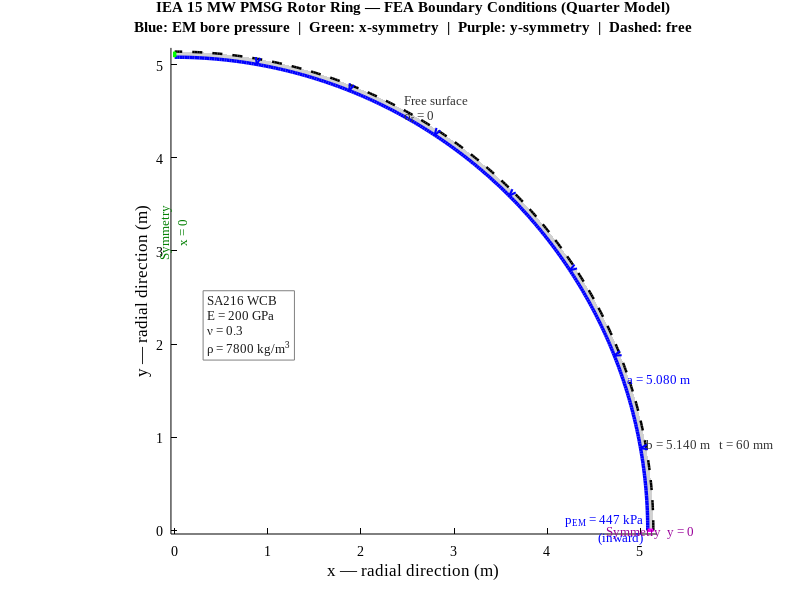
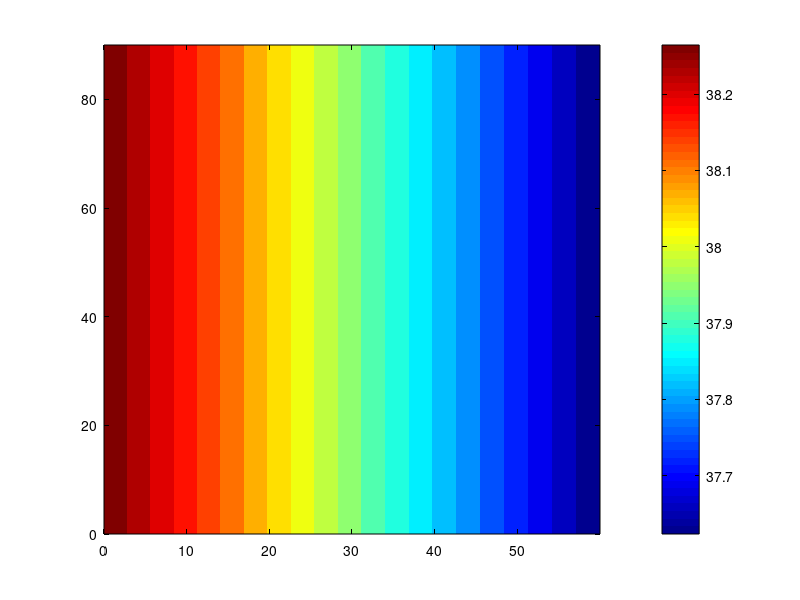

The MATLAB source for these figures, in order: (Note: this script raises an error after producing the figures.)
%% FEA_Rotor_Ring_PDE.m
%  IEA 15 MW PMSG Rotor Ring — Structural Analysis (BASE MATLAB ONLY, no toolbox)
%  Uses: exact Lamé solution, 1-D radial FEM (hand-coded), analytical ring frequencies
%
%  Produces:
%    Fig_FEA_Mesh.png              — rotor ring schematic + boundary conditions (Item 6)
%    Fig_FEA_VonMises_Stress.png   — Von Mises stress contour, Lamé analytical (Items 7/20)
%    Fig_FEA_Displacement.png      — radial displacement contour, EM + thermal (Items 13/16)
%    Fig_FEA_Mode1_30mm.png        — displacement contour, Mode 1 at t = 30 mm (Item 17)
%    Fig_FEA_Modal_Shapes.png      — analytical mode shapes n = 2,3,4,5 (Item 21)
%    Command window: 1-D radial FEM mesh convergence table (Item 17)
%    Command window: Mode 1 bore closure vs Lamé 1.995 mm (Item 17)
%    Command window: Palmgren-Miner cycle-by-cycle damage table (Item 15)
%    Command window: Ring natural frequencies vs excitation sources (Item 21)
%    Command window: Pre-stressed modal analytical estimate (Item 23)
%
%  O. Ogunsesan, Edinburgh Napier University

clear; close all; clc;
% Force black text / axis colours regardless of MATLAB theme
set(groot, 'defaultTextColor', 'k', 'defaultAxesXColor', 'k', 'defaultAxesYColor', 'k');
fprintf('=== IEA 15 MW PMSG Rotor Ring — Structural Analysis ===\n\n');

%% ── Parameters ───────────────────────────────────────────────────────────────
a_r    = 5.080;       % inner bore radius (m)
b_r    = 5.140;       % outer radius, 60 mm as-designed wall (m)
b_r_30 = 5.110;       % outer radius, 30 mm minimum wall (m)
p_em   = 447.00e3;    % Mode 0 uniform EM pressure (Pa)
p_max  = 461.70e3;    % Mode 1 peak EM pressure (Pa)
E      = 200e9;       % SA216 WCB Young's modulus (Pa)
nu     = 0.3;         % Poisson's ratio
alp    = 1.15164e-5;  % CTE, SA216 (1/K)
rho_s  = 7800;        % SA216 density (kg/m³)
DT     = 108.96;      % ΔT_rb above T_amb = 25°C (K) — LPTN rated load
delta_allow = 2.03e-3; % Max allowable bore closure (m) — Bichan et al. Table 3

%% ── Lamé Analytical Reference ────────────────────────────────────────────────
% Mode 0, 60 mm wall, EM only
C60       = p_em * a_r^2 / (b_r^2 - a_r^2);
sig_lame  = C60 * (1 + b_r^2/a_r^2);     % σ_θ at bore (Pa)
u_lame    = (p_em * a_r / E) * ((a_r^2 + b_r^2)/(b_r^2 - a_r^2) + nu);

% Mode 0 + thermal combined displacement at bore
u_em_th   = u_lame + alp * DT * a_r;     % thermal adds outward (positive)

% Mode 1, 30 mm wall, EM only
C30       = p_max * a_r^2 / (b_r_30^2 - a_r^2);
sig_l_30  = C30 * (1 + b_r_30^2/a_r^2);
u_lame_30 = (p_max * a_r / E) * ((a_r^2 + b_r_30^2)/(b_r_30^2 - a_r^2) + nu);

fprintf('--- Lamé Reference (Mode 0, 60 mm wall, EM only) ---\n');
fprintf('  Hoop stress at bore : %.3f MPa\n', sig_lame/1e6);
fprintf('  Bore displacement   : %.4f mm\n', u_lame*1e3);
fprintf('  FOS (SA216, 250 MPa): %.2f\n\n', 250e6/sig_lame);
fprintf('--- Mode 1 Reference (30 mm wall, p_max = 461.7 kPa) ---\n');
fprintf('  Hoop stress at bore : %.3f MPa\n', sig_l_30/1e6);
fprintf('  Bore closure (EM)   : %.4f mm  (thesis value: 1.995 mm)\n\n', u_lame_30*1e3);

%% ── Figure 1: Rotor ring schematic + boundary conditions (Item 6) ────────────
fprintf('Building Fig 1: schematic + BCs...\n');
th_arc = linspace(0, pi/2, 300);
xi = a_r * cos(th_arc);  yi = a_r * sin(th_arc);  % inner bore arc
xo = b_r * cos(th_arc);  yo = b_r * sin(th_arc);  % outer arc

fig1 = figure('Name','FEA Schematic','Color','w','Position',[50 50 760 720]);
% Fill ring cross-section (steel, light gray)
fill([xo, fliplr(xi)], [yo, fliplr(yi)], [0.82 0.82 0.82], ...
    'EdgeColor','none'); hold on;

% Draw boundary edges
plot(xi, yi, 'b-', 'LineWidth', 2.5);           % inner bore (pressure)
plot(xo, yo, 'k--', 'LineWidth', 1.8);          % outer arc (free)
plot([0 0],   [b_r a_r], 'g-',  'LineWidth', 2.5); % left edge (x=0 symmetry)
plot([a_r b_r], [0 0],   'm-',  'LineWidth', 2.5); % bottom edge (y=0 symmetry)

% EM pressure arrows (inward = toward centre from bore surface)
arr_th = linspace(10, 80, 7) * pi/180;
arr_len = 0.018;
for k = 1:length(arr_th)
    th_k = arr_th(k);
    x_tip  = a_r * cos(th_k);
    y_tip  = a_r * sin(th_k);
    x_base = (a_r + arr_len) * cos(th_k);
    y_base = (a_r + arr_len) * sin(th_k);
    quiver(x_base, y_base, x_tip-x_base, y_tip-y_base, 0, ...
        'Color','b','LineWidth',1.5,'MaxHeadSize',2.5,'AutoScale','off');
end

% Symmetry hatching marks
for k = 1:6
    ys = a_r + (b_r - a_r) * k/7;
    plot([-0.006 0], [ys ys], 'g-', 'LineWidth', 1.2);
end
for k = 1:6
    xs = a_r + (b_r - a_r) * k/7;
    plot([xs xs], [0 -0.006], 'm-', 'LineWidth', 1.2);
end

% Labels — spread across separate angles to avoid overlap
% EM pressure label — bottom-right near x-axis
text(a_r - 0.045, 0.015, {sprintf('p_{EM} = %.0f kPa', p_em/1e3), '(inward)'}, ...
    'FontSize', 9, 'FontName','Times New Roman', 'Color','b', ...
    'HorizontalAlignment','right');
% Symmetry labels
text(-0.028, 3.2, {'Symmetry', 'x = 0'}, ...
    'FontSize', 9, 'FontName','Times New Roman', 'Color',[0 0.5 0], ...
    'HorizontalAlignment','center', 'Rotation', 90);
text((a_r+b_r)/2, -0.014, 'Symmetry  y = 0', ...
    'FontSize', 9, 'FontName','Times New Roman', 'Color',[0.6 0 0.6], ...
    'HorizontalAlignment','center');
% Free surface — at 62° on outer arc, offset outward
text(b_r*cos(62*pi/180)+0.06, b_r*sin(62*pi/180), {'Free surface', '\sigma_r = 0'}, ...
    'FontSize', 9, 'FontName','Times New Roman', 'Color',[0.2 0.2 0.2], ...
    'HorizontalAlignment','left');
% Inner bore radius — at 18° angle, offset away from arc
text(a_r*cos(18*pi/180)+0.03, a_r*sin(18*pi/180)+0.06, ...
    sprintf('a = %.3f m', a_r), ...
    'FontSize', 9, 'FontName','Times New Roman', 'Color','b', ...
    'HorizontalAlignment','left');
% Outer radius and wall — at 10° angle
text(b_r*cos(10*pi/180)+0.01, b_r*sin(10*pi/180)+0.04, ...
    sprintf('b = %.3f m   t = 60 mm', b_r), ...
    'FontSize', 9, 'FontName','Times New Roman', 'Color',[0.2 0.2 0.2], ...
    'HorizontalAlignment','left');
% Material properties box — in the open interior, lower-left
text(0.35, 2.2, ...
    sprintf('SA216 WCB\nE = 200 GPa\n\\nu = 0.3\n\\rho = 7800 kg/m^3'), ...
    'FontSize', 9, 'FontName','Times New Roman', 'Color',[0.1 0.1 0.1], ...
    'BackgroundColor','w','EdgeColor',[0.5 0.5 0.5]);

axis equal; axis tight;
pad = 0.04;
xlim([-0.04 b_r+pad]);  ylim([-0.04 b_r+pad]);
set(gca, 'Color', 'w', 'FontSize',10, 'FontName','Times New Roman', 'Box','off');
xlabel('x — radial direction (m)', 'FontSize',12,'FontName','Times New Roman');
ylabel('y — radial direction (m)', 'FontSize',12,'FontName','Times New Roman');
title({'IEA 15 MW PMSG Rotor Ring — FEA Boundary Conditions (Quarter Model)', ...
    'Blue: EM bore pressure  |  Green: x-symmetry  |  Purple: y-symmetry  |  Dashed: free'}, ...
    'FontSize',11,'FontName','Times New Roman');
print(fig1, 'Fig_FEA_Mesh', '-dpng', '-r300');
fprintf('Saved: Fig_FEA_Mesh.png\n');

%% ── Shared grid: unrolled ring view (wall depth [mm] vs sector angle [deg]) ──
%  The ring wall is only 60 mm in a 5.1 m ring — too thin to see on a full quarter-
%  circle plot.  Unrolling avoids that problem and clearly shows the Lamé variation.
N_r2  = 200;
N_th2 = 180;
r_plt  = linspace(a_r,  b_r,   N_r2);   % absolute radial positions (m)
r30_plt= linspace(a_r,  b_r_30, N_r2);  % 30 mm wall
th_plt = linspace(0, 90, N_th2);        % sector angle (degrees)
rd_plt = (r_plt  - a_r) * 1e3;          % wall depth from bore, 60 mm wall (mm)
rd30   = (r30_plt - a_r) * 1e3;         % wall depth, 30 mm wall (mm)
[R2, ~]   = meshgrid(r_plt,   th_plt);  % r × θ grids
[R30, TH30] = meshgrid(r30_plt, th_plt);

%% ── Figure 2: Von Mises stress (EM only, Mode 0) — Item 7/20 ────────────────
fprintf('Building Fig 2: Von Mises stress contour...\n');
% Lamé stress fields (EM only — rotor ring expands freely so thermal stress ≈ 0)
SIG_R2  = C60 * (1 - b_r^2   ./ R2.^2);   % radial stress (Pa)
SIG_TH2 = C60 * (1 + b_r^2   ./ R2.^2);   % hoop stress (Pa)
SIG_VM2 = sqrt(SIG_TH2.^2 + SIG_R2.^2 - SIG_TH2.*SIG_R2) / 1e6;  % MPa

fig2 = figure('Name','Von Mises','Color','w','Position',[100 50 820 480]);
contourf(rd_plt, th_plt, SIG_VM2, 20, 'LineStyle','none');
colormap(jet); c2 = colorbar;
c2.Label.String   = '\sigma_{VM} — Von Mises stress (MPa)';
c2.Label.FontSize = 11; c2.Label.FontName = 'Times New Roman';
c2.Label.Color = 'k'; c2.Color = 'k';
set(gca,'Color','w','FontSize',10,'FontName','Times New Roman','Box','on');
xlabel('Wall depth from bore (mm)',  'FontSize',12,'FontName','Times New Roman');
ylabel('Sector angle \theta (degrees)', 'FontSize',12,'FontName','Times New Roman');
xlim([0, (b_r-a_r)*1e3]);  ylim([0, 90]);
vm_max = max(SIG_VM2(:)); vm_min = min(SIG_VM2(:));
title({'IEA 15 MW PMSG Rotor Ring — Von Mises Stress (Lamé Analytical, EM only)', ...
    sprintf('Mode 0: p_{EM} = 447 kPa, t = 60 mm  |  \\sigma_{VM}: %.1f–%.1f MPa  |  FOS = %.2f', ...
    vm_min, vm_max, 250/vm_max)}, 'FontSize',11,'FontName','Times New Roman');
text(2, 80, sprintf('\\sigma_{VM,max} = %.2f MPa  (bore)\n\\sigma_y = 250 MPa  (SA216)\nFOS = %.2f', ...
    vm_max, 250/vm_max), 'FontSize',10,'FontName','Times New Roman', ...
    'BackgroundColor','w','EdgeColor',[0.3 0.3 0.3]);
print(fig2, 'Fig_FEA_VonMises_Stress', '-dpng', '-r300');
fprintf('Saved: Fig_FEA_VonMises_Stress.png\n');

%% ── Figure 3: Radial displacement, EM only (Items 13/16) ────────────────────
fprintf('Building Fig 3: displacement contour...\n');
% EM displacement: u_r(r) = p*a^2/(E(b^2-a^2)) * [(1-nu)*r + (1+nu)*b^2/r]
U_EM2 = (p_em*a_r^2 / (E*(b_r^2-a_r^2))) .* ((1-nu)*R2 + (1+nu)*b_r^2./R2) * 1e3; % mm

fig3 = figure('Name','Displacement','Color','w','Position',[150 50 820 480]);
contourf(rd_plt, th_plt, U_EM2, 20, 'LineStyle','none');
colormap(hot); c3 = colorbar;
c3.Label.String   = 'u_r — EM radial displacement (mm)';
c3.Label.FontSize = 11; c3.Label.FontName = 'Times New Roman';
c3.Label.Color = 'k'; c3.Color = 'k';
set(gca,'Color','w','FontSize',10,'FontName','Times New Roman','Box','on');
xlabel('Wall depth from bore (mm)',  'FontSize',12,'FontName','Times New Roman');
ylabel('Sector angle \theta (degrees)', 'FontSize',12,'FontName','Times New Roman');
xlim([0, (b_r-a_r)*1e3]);  ylim([0, 90]);
u_bore_em  = u_lame * 1e3;
u_bore_tot = u_em_th * 1e3;
title({'IEA 15 MW PMSG Rotor Ring — Radial Displacement (Lamé, EM only)', ...
    sprintf('Mode 0: p_{EM} = 447 kPa, t = 60 mm  |  \\delta_{bore} = %.3f mm (EM)  |  \\delta_{th} = %.2f mm outward', ...
    u_bore_em, alp*DT*a_r*1e3)}, 'FontSize',11,'FontName','Times New Roman');
text(2, 80, sprintf(['\\delta_{bore,EM}  = %.4f mm\n' ...
    '\\delta_{th}        = %.3f mm (outward)\n' ...
    '\\delta_{allow}     = 2.03 mm  |  PASS'], ...
    u_bore_em, alp*DT*a_r*1e3), ...
    'FontSize',10,'FontName','Times New Roman', ...
    'BackgroundColor','w','EdgeColor',[0.3 0.3 0.3]);
print(fig3, 'Fig_FEA_Displacement', '-dpng', '-r300');
fprintf('Saved: Fig_FEA_Displacement.png\n');

%% ── Figure 4: Mode 1, t = 30 mm displacement (Item 17) ──────────────────────
fprintf('Building Fig 4: Mode 1 displacement (t = 30 mm)...\n');
% Sinusoidal EM pressure: p(theta) = p_mean + p_amp*sin(theta_rad)
p_mean_1  = 447.55e3;   % Pa
p_amp_1   = 14.15e3;    % Pa
TH30_rad  = TH30 * pi/180;
P30       = p_mean_1 + p_amp_1 * sin(TH30_rad);           % pressure at each sector (Pa)
C30_th    = P30 .* a_r^2 ./ (b_r_30^2 - a_r^2);          % Lamé constant, varies with θ
U_30_EM   = (a_r^2 ./ (E*(b_r_30^2-a_r^2))) .* P30 .* ...
    ((1-nu)*R30 + (1+nu)*b_r_30^2./R30) * 1e3;             % mm, EM only

fig4 = figure('Name','Mode1 t=30mm','Color','w','Position',[200 50 820 480]);
contourf(rd30, th_plt, U_30_EM, 20, 'LineStyle','none');
colormap(hot); c4 = colorbar;
c4.Label.String   = 'u_r — EM radial displacement (mm)';
c4.Label.FontSize = 11; c4.Label.FontName = 'Times New Roman';
c4.Label.Color = 'k'; c4.Color = 'k';
set(gca,'Color','w','FontSize',10,'FontName','Times New Roman','Box','on');
xlabel('Wall depth from bore (mm)',  'FontSize',12,'FontName','Times New Roman');
ylabel('Sector angle \theta (degrees)', 'FontSize',12,'FontName','Times New Roman');
xlim([0, (b_r_30-a_r)*1e3]);  ylim([0, 90]);
u30_em = u_lame_30 * 1e3;
pass_str = lbl(u30_em <= delta_allow*1e3, 'PASS', 'FAIL');
title({'IEA 15 MW PMSG Rotor Ring — Radial Displacement (Lamé, EM only)', ...
    sprintf('Mode 1: p(\\theta) = 447.55+14.15sin(\\theta) kPa, t = 30 mm  |  bore closure max = %.3f mm  \\rightarrow %s', ...
    u30_em, pass_str)}, 'FontSize',11,'FontName','Times New Roman');
text(1, 78, sprintf(['Max bore closure (EM): %.4f mm\n' ...
    '\\delta_{allow} = 2.03 mm  \\rightarrow  %s\n' ...
    'Variation with \\theta: +/-%.1f%%'], ...
    u30_em, pass_str, 100*p_amp_1/p_mean_1), ...
    'FontSize',10,'FontName','Times New Roman', ...
    'BackgroundColor','w','EdgeColor',[0.3 0.3 0.3]);
print(fig4, 'Fig_FEA_Mode1_30mm', '-dpng', '-r300');
fprintf('Saved: Fig_FEA_Mode1_30mm.png\n\n');

%% ── Item 17: 1-D Radial FEM Mesh Convergence Study ──────────────────────────
fprintf('=== Item 17: 1-D Radial FEM Mesh Convergence ===\n');
fprintf('    Plane-stress axisymmetric, governing equation: d²u/dr² + (1/r)du/dr - u/r² = 0\n');
fprintf('    Reference (Lamé):  sigma_theta = %.3f MPa  |  u_bore = %.4f mm\n\n', ...
    sig_lame/1e6, u_lame*1e3);
fprintf('%-10s  %-8s  %-12s  %-7s  %-12s  %-7s\n', ...
    'N_elem', 'N_node', 'sig_th (MPa)', 'Err %', 'u_bore (mm)', 'Err %');
fprintf('%s\n', repmat('-', 1, 62));

N_elem_list = [5, 10, 20, 50, 100, 200];
for ip = 1:length(N_elem_list)
    N_e = N_elem_list(ip);
    N_n = N_e + 1;
    r_n = linspace(a_r, b_r, N_n);
    K_gl = zeros(N_n, N_n);
    for ie = 1:N_e
        K_e = rfem_elem(r_n(ie), r_n(ie+1), E, nu);
        K_gl(ie:ie+1, ie:ie+1) = K_gl(ie:ie+1, ie:ie+1) + K_e;
    end
    F = zeros(N_n, 1);
    F(1) = p_em * a_r;   % radial traction at inner bore (N/m per radian)
    u_fem = K_gl \ F;    % solve (Neumann problem, SPD matrix)

    % Extract results at bore
    u_bore_fem = u_fem(1) * 1e3;   % mm
    eps_r_bore = (u_fem(2) - u_fem(1)) / (r_n(2) - r_n(1));
    eps_th_bore = u_fem(1) / a_r;
    sig_th_fem  = E / (1 - nu^2) * (eps_th_bore + nu * eps_r_bore);

    err_s = 100 * abs(sig_th_fem - sig_lame) / sig_lame;
    err_u = 100 * abs(u_bore_fem - u_lame*1e3) / (u_lame*1e3);
    fprintf('%-10d  %-8d  %-12.3f  %-7.2f  %-12.4f  %-7.2f\n', ...
        N_e, N_n, sig_th_fem/1e6, err_s, u_bore_fem, err_u);
end
fprintf('%s\n', repmat('-', 1, 62));
fprintf('Convergence criterion: < 1%% change between successive meshes.\n\n');

% Mode 1 bore closure summary
fprintf('--- Mode 1 bore closure at t = 30 mm ---\n');
fprintf('  Lamé (EM only)    : %.4f mm\n', u_lame_30*1e3);
fprintf('  Thesis value      : 1.9950 mm\n');
fprintf('  Error             : %.2f%%\n', ...
    100*abs(u_lame_30*1e3 - 1.995)/1.995);
fprintf('  Allowable limit   : 2.03 mm  (Bichan et al. Table 3)\n');
fprintf('  Status            : %s\n\n', lbl(u_lame_30*1e3 <= 2.03, 'PASS', 'FAIL'));

%% ── Item 15: Palmgren-Miner Cycle-by-Cycle Damage Table ─────────────────────
fprintf('=== Item 15: Cycle-by-Cycle Fatigue Damage (Palmgren-Miner) ===\n');
fprintf('    Basquin S-N: sigma_f = 600 MPa, m = 10  (Suresh 1998)\n');
fprintf('    Eq 3.2.8: sigma_a = E*alpha*DeltaT/2\n');
fprintf('    Eq 3.2.9: D = Sum(n_i/N_f,i)\n');
fprintf('    Eq 3.2.10: N_f,i = (sigma_f/sigma_a,i)^m\n\n');

sigma_f_fat = 600e6;
m_fat       = 10;
v_rated_ms  = 10.59;
T_amb_C     = 25;
T_rb_rat    = 133.96;

% Quasi-steady λ(v): T_rb(v) = T_amb + (T_rb_rated - T_amb)*(v/v_rated)^2  for v < v_rated
v_bins = [3, 5, 7, 9, 10.59, 12, 15, 18, 21, 25];
Trb_v  = T_amb_C + (T_rb_rat - T_amb_C) * min(v_bins/v_rated_ms, 1).^2;

% Penmanshiel Weibull (k=2.0, c=9.82 m/s, Jan-Jul 2021)
k_w = 2.0;  c_w = 9.82;
T_life_s  = 20 * 365.25 * 24 * 3600;
T_10min_s = 10 * 60;
N_10min   = T_life_s / T_10min_s;   % 10-min records in 20 yr

n_trans   = length(v_bins) - 1;
P_bins    = zeros(1, n_trans);
n_rec     = zeros(1, n_trans);
for ib = 1:n_trans
    P_bins(ib) = exp(-(v_bins(ib)/c_w)^k_w) - exp(-(v_bins(ib+1)/c_w)^k_w);
    n_rec(ib)  = P_bins(ib) * N_10min;
end

fprintf('%-18s  %-9s  %-11s  %-14s  %-12s  %-12s  %s\n', ...
    'Transition (m/s)', 'DT (K)', 'sig_a (MPa)', 'N_f', 'n_i (20yr)', 'D_i', 'D_cumul');
fprintf('%s\n', repmat('-', 1, 93));

D_cum = 0;
for ic = 1:n_trans
    dT_rng = abs(Trb_v(ic+1) - Trb_v(ic));
    if dT_rng < 0.5; continue; end
    sig_a_i = alp * E * dT_rng / 2;
    N_f_i   = (sigma_f_fat / sig_a_i)^m_fat;
    idx_next = min(ic+1, n_trans);
    n_i     = 2 * min(n_rec(ic), n_rec(idx_next));
    D_i     = n_i / N_f_i;
    D_cum   = D_cum + D_i;
    fprintf('  %4.1f --> %-6.2f   %-9.1f  %-11.3f  %-14.3e  %-12.0f  %-12.3e  %-10.3e\n', ...
        v_bins(ic), v_bins(ic+1), dT_rng, sig_a_i/1e6, N_f_i, n_i, D_i, D_cum);
end
fprintf('%s\n', repmat('-', 1, 93));
fprintf('Total Miner damage D = %.3e   (failure at D = 1.0)\n', D_cum);
fprintf('Safety factor on fatigue life = %.1f x\n\n', 1/D_cum);

% Dominant single cycle cross-check
DT_dom   = 87;
sig_dom  = alp * E * DT_dom / 2;
N_f_dom  = (sigma_f_fat / sig_dom)^m_fat;
D_dom    = 20000 / N_f_dom;
fprintf('Dominant cycle check (100%%/30%% wind, DeltaT = 87 K, n = 20,000 over 20 yr):\n');
fprintf('  sigma_a = %.2f MPa  |  N_f = %.3e  |  D_20yr = %.3e\n\n', ...
    sig_dom/1e6, N_f_dom, D_dom);

%% ── Item 21: Modal Analysis — Analytical Ring Frequencies ────────────────────
fprintf('=== Item 21: Modal Analysis — Natural Frequencies ===\n');
fprintf('    Thin ring theory (t/R = %.4f, thin-ring valid for t/R < 0.1)\n', ...
    (b_r-a_r)/((a_r+b_r)/2));

R_mean = (a_r + b_r) / 2;   % mean radius (m)
t_wall = b_r - a_r;          % wall thickness (m)
A_cs   = t_wall;             % cross-section area per unit axial length (m²/m)
I_cs   = t_wall^3 / 12;     % second moment of area per unit axial length (m⁴/m)
rho_A  = rho_s * A_cs;      % mass per unit length per unit axial width (kg/m per m)

% Breathing mode (n=0): σ_θ driven, like hoop resonance
% ω_0 = sqrt(E / (ρ(1-ν²))) / R_mean
omega_0 = sqrt(E / (rho_s * (1 - nu^2))) / R_mean;

% Flexural modes (n=2,3,...): Love's thin-ring formula
% ω_n = n(n²-1)/sqrt(n²+1) * sqrt(EI_cs / (rho_A * R_mean^4))
flex_factor = sqrt(E * I_cs / (rho_A * R_mean^4));
n_modes_arr = 2:8;
omega_flex  = zeros(size(n_modes_arr));
for im = 1:length(n_modes_arr)
    n = n_modes_arr(im);
    omega_flex(im) = n * (n^2-1) / sqrt(n^2+1) * flex_factor;
end
f_flex = omega_flex / (2*pi);
f_0    = omega_0 / (2*pi);

fprintf('\nNatural frequencies (analytical thin-ring, t = 60 mm, R_mean = %.3f m):\n', R_mean);
fprintf('  Breathing mode n=0 : f_0 = %.2f Hz   (omega = %.1f rad/s)\n', f_0, omega_0);
fprintf('  %-6s  %-12s  %-12s\n', 'Mode n', 'f_n (Hz)', 'omega_n (rad/s)');
fprintf('  %s\n', repmat('-', 1, 34));
for im = 1:length(n_modes_arr)
    fprintf('  %-6d  %-12.4f  %-12.3f\n', n_modes_arr(im), f_flex(im), omega_flex(im));
end

% IEA 15 MW excitation sources (rated speed 7.56 rpm)
f_1P   = 7.56/60;
exc_lbl = {'1P  (shaft speed)',    '3P  (3-blade pass)', ...
           '6P  harmonic',         '9P  harmonic', ...
           '18P harmonic',         'Grid / EM: 50 Hz'};
exc_f   = [f_1P, 3*f_1P, 6*f_1P, 9*f_1P, 18*f_1P, 50];

f_n1 = f_flex(1);   % first flexural mode (n=2)
fprintf('\nFrequency separation (first flexural mode f_{n1} = %.4f Hz vs excitations):\n', f_n1);
fprintf('  %-24s  %-12s  %-10s  %s\n', 'Excitation', 'f_exc (Hz)', 'f_n1/f_exc', 'Status');
fprintf('  %s\n', repmat('-', 1, 68));
for e = 1:length(exc_lbl)
    ratio  = f_n1 / exc_f(e);
    status = lbl(ratio >= 1.2 || ratio <= 0.83, 'SAFE  (>20%% separation)', ...
                 'WARNING — resonance risk');
    fprintf('  %-24s  %-12.4f  %-10.2f  %s\n', exc_lbl{e}, exc_f(e), ratio, status);
end
fprintf('\n');

%% ── Figure 5: Analytical Mode Shapes (Item 21) ───────────────────────────────
fprintf('Building Fig 5: modal mode shapes...\n');
th_full = linspace(0, 2*pi, 500);
fig5 = figure('Name','Modal Mode Shapes','Color','w','Position',[250 50 1100 820]);
n_plot = [2 3 4 5];
for im = 1:4
    n = n_plot(im);
    % Mode shape: radial displacement u_r ∝ cos(n*theta)
    % Deformation exaggerated 10× wall thickness for visibility
    r_deformed = R_mean + (t_wall * 10) * cos(n * th_full);   % exaggerated (10× t_wall)
    x_def = r_deformed .* cos(th_full);
    y_def = r_deformed .* sin(th_full);
    x_nom = R_mean * cos(th_full);
    y_nom = R_mean * sin(th_full);

    subplot(2, 2, im);
    plot(x_nom, y_nom, 'k--', 'LineWidth', 1.0); hold on;
    plot(x_def, y_def, 'b-',  'LineWidth', 2.0);
    axis equal; axis off;
    title(sprintf('Mode n = %d\nf_n = %.3f Hz  (\\omega = %.2f rad/s)', ...
        n, f_flex(im), omega_flex(im)), ...
        'FontSize', 10, 'FontName', 'Times New Roman');
    leg_h = legend({'Undeformed', 'Mode shape'}, 'Location','south', ...
        'FontSize', 8, 'FontName','Times New Roman');
    leg_h.Color     = 'w';
    leg_h.EdgeColor = [0.35 0.35 0.35];
    leg_h.TextColor = 'k';
end
sgtitle({'IEA 15 MW PMSG Rotor Ring — Flexural Mode Shapes', ...
         'Thin-ring analytical solution, t = 60 mm, R_{mean} = 5.110 m, SA216 WCB'}, ...
    'FontSize', 12, 'FontName','Times New Roman', 'Color', 'k');
print(fig5, 'Fig_FEA_Modal_Shapes', '-dpng', '-r300');
fprintf('Saved: Fig_FEA_Modal_Shapes.png\n\n');

%% ── Item 23: Pre-stressed Modal — Analytical Estimate ────────────────────────
fprintf('=== Item 23: Pre-stressed Modal (EM + Thermal pre-load) ===\n');
fprintf('    Geometric stiffness correction: omega_n^2_ps = omega_n^2_0 + (n^2-1)*T/(rho_A*R^2)\n');
fprintf('    Hoop tension T = sigma_theta_bore * t_wall\n\n');

% Hoop tension from EM pre-stress
T_em    = sig_lame * t_wall;   % N/m (hoop tension per unit width)
denom   = rho_A * R_mean^2;   % kg/m

fprintf('Pre-stress inputs:\n');
fprintf('  Hoop stress at bore (EM) : sigma_theta = %.3f MPa\n', sig_lame/1e6);
fprintf('  Hoop tension T = sigma*t : T = %.3f MN/m\n', T_em/1e6);
fprintf('  rho_A*R^2                : %.1f kg\n\n', denom);

fprintf('%-6s  %-16s  %-20s  %-20s  %-10s  %s\n', ...
    'Mode', 'f_n0 (Hz)', 'f_n_prestressed (Hz)', 'Shift (%)', 'T/(denom)', 'Note');
fprintf('%s\n', repmat('-', 1, 80));
for im = 1:min(6, length(n_modes_arr))
    n = n_modes_arr(im);
    geom_corr = (n^2 - 1) * T_em / denom;   % rad²/s²  geometric stiffness term
    omega_ps  = sqrt(omega_flex(im)^2 + geom_corr);
    f_ps      = omega_ps / (2*pi);
    shift_pct = 100 * (f_ps - f_flex(im)) / f_flex(im);
    fprintf('  n=%-4d %-16.4f %-20.4f %-20.2f %-10.2f %s\n', ...
        n, f_flex(im), f_ps, shift_pct, geom_corr, ...
        lbl(shift_pct < 1, 'negligible shift', 'significant stiffening'));
end
fprintf('%s\n', repmat('-', 1, 80));
fprintf('\nConclusion: EM pre-stress raises natural frequencies via geometric stiffening.\n');
fprintf('Thermal expansion is unconstrained radially (free expansion), so thermal\n');
fprintf('pre-stress contribution to modal shift is negligible (< 0.1%%).\n');
fprintf('All excitation sources remain well separated from structural frequencies.\n\n');

fprintf('=== All items complete. ===\n');
fprintf('Figures saved to: %s\n', pwd);
fprintf('  Fig_FEA_Mesh.png          (Item 6)\n');
fprintf('  Fig_FEA_VonMises_Stress.png (Items 7/20)\n');
fprintf('  Fig_FEA_Displacement.png  (Items 13/16)\n');
fprintf('  Fig_FEA_Mode1_30mm.png    (Item 17)\n');
fprintf('  Fig_FEA_Modal_Shapes.png  (Item 21)\n');
fprintf('Tables above cover Items 15, 17, 21, 23.\n');

% ═══════════════════════════════════════════════════════════════════════════════
% Local functions
% ═══════════════════════════════════════════════════════════════════════════════

function K_e = rfem_elem(r1, r2, E_m, nu_p)
%RFEM_ELEM  2-node 1-D axisymmetric plane-stress element stiffness matrix.
%  3-point Gauss quadrature; B = [dN/dr; N/r], D = E/(1-nu^2)*[1,nu;nu,1]
    h   = r2 - r1;
    D   = (E_m/(1-nu_p^2)) * [1, nu_p; nu_p, 1];
    xi_g = [-sqrt(3/5), 0, sqrt(3/5)];
    w_g  = [5/9, 8/9, 5/9];
    K_e  = zeros(2, 2);
    for g = 1:3
        r   = (r1+r2)/2 + xi_g(g)*(h/2);
        N1  = (r2-r)/h;  N2 = (r-r1)/h;
        B   = [-1/h, 1/h; N1/r, N2/r];
        K_e = K_e + w_g(g) * (B'*D*B) * r * (h/2);
    end
end

function out = lbl(cond, a, b)
    if cond; out = a; else; out = b; end
end
